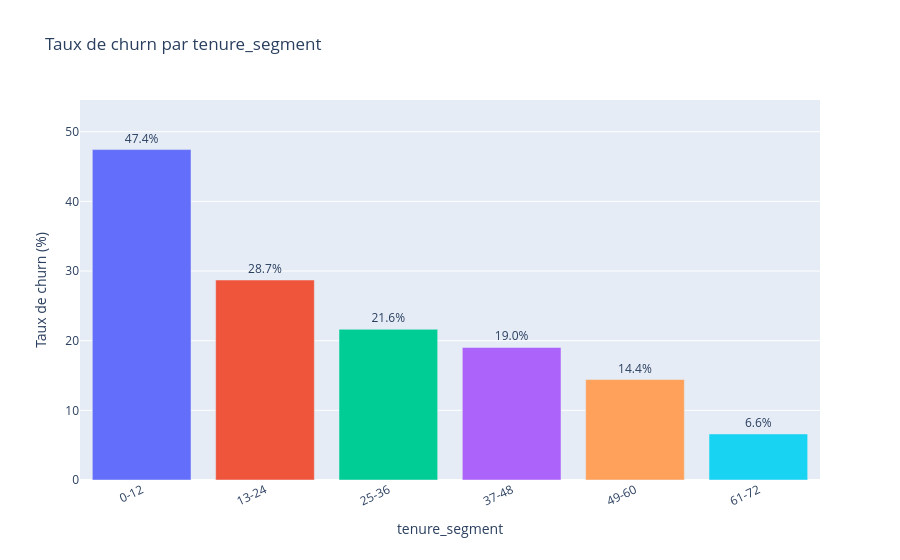
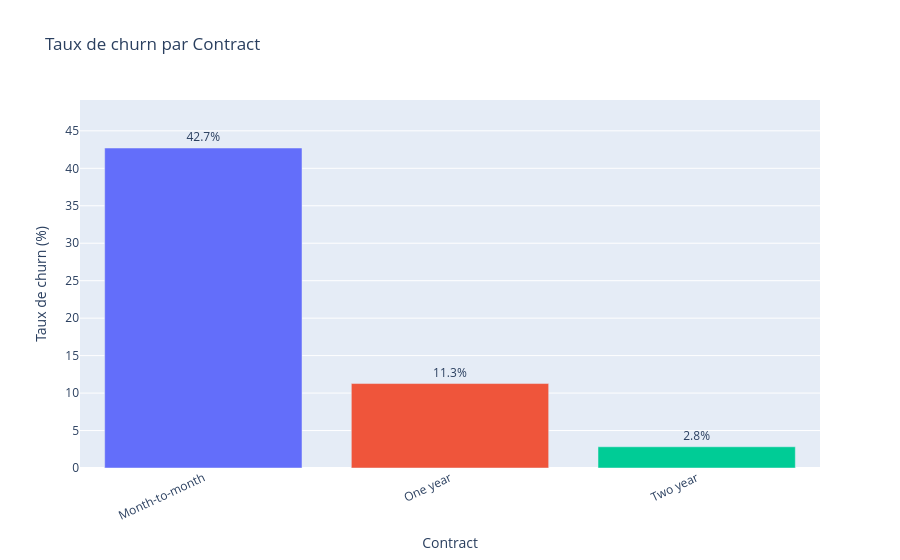
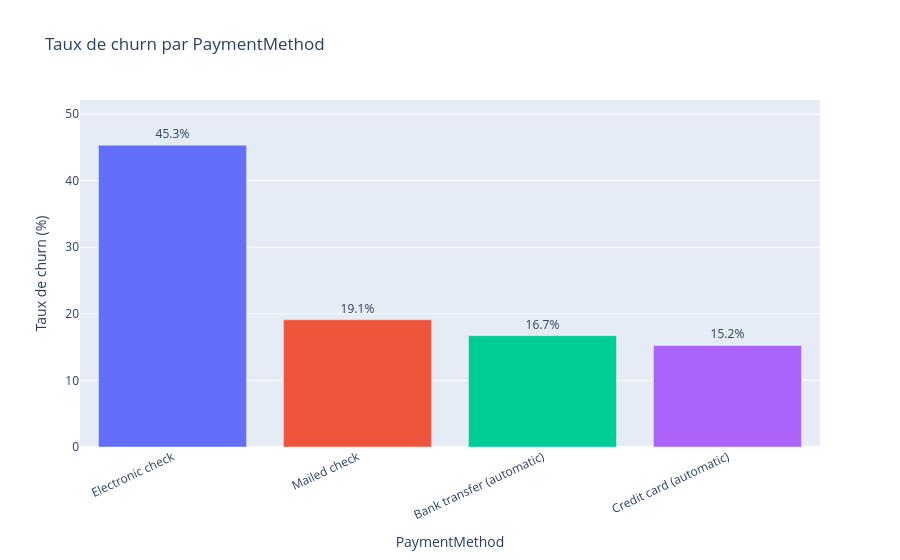
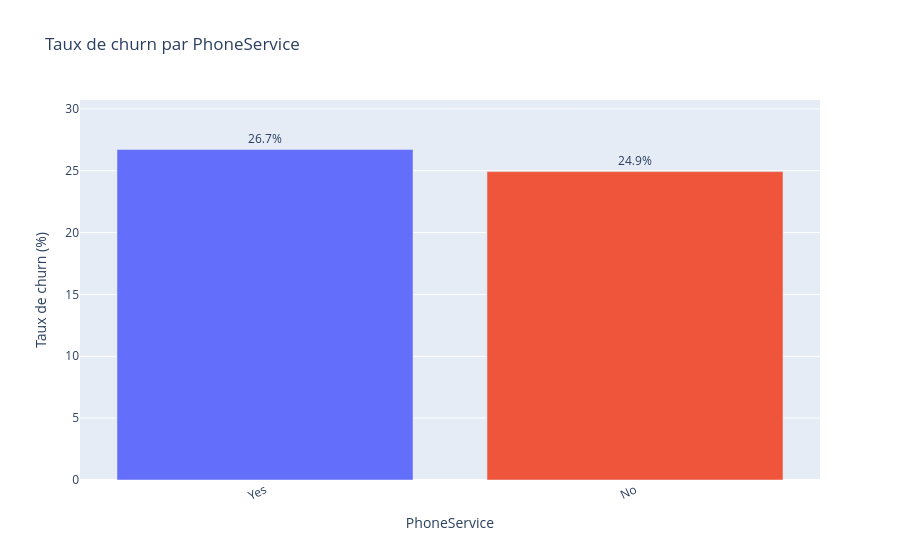

Notebook code for these charts, in order:
### Markdown cell above
Definition du protocole d'evalutaion

Split : train / validation / test (stratifié  Churn)
Métriques : ROC-AUC, Precision, Recall, F1-score
Déséquilibre : prise en compte via l’analyse de ces métriques (notamment Recall/F1 sur churn)

### Code cell
def plot_churn_rate_bar(data, segment_col, title=None):
    """
    Calcule et affiche le taux de churn par segment sous forme de bar chart Plotly.

    La fonction s'appuie sur la colonne `Churn_num` (0 = non churn, 1 = churn),
    agrège par `segment_col`, convertit la moyenne en pourcentage, imprime le
    tableau résultant, puis affiche un graphique en barres trié du taux le plus
    élevé au plus faible.

    Parameters
    ----------
    data : pandas.DataFrame
        DataFrame contenant au minimum les colonnes `Churn_num` et `segment_col`.
    segment_col : str
        Colonne de segmentation utilisée pour le groupement
        (ex. `Contract`, `PaymentMethod`, `tenure_segment`).
    title : str, optional
        Titre personnalisé du graphique. Si `None`, un titre par défaut est utilisé.

    Returns
    -------
    None
        La fonction affiche le tableau agrégé dans la console et le graphique Plotly.
    """
    
    
    
    
    tmp = (
        data.groupby(segment_col, dropna=False)["Churn_num"]
            .mean()
            .mul(100)
            .reset_index(name="churn_rate")
            .sort_values("churn_rate", ascending=False)
    )

    print(f"\n--- {segment_col} ---")
    print(tmp)

    fig = px.bar(
        tmp,
        x=segment_col,
        y="churn_rate",
        color=segment_col,  # une couleur différente par barre
        text=tmp["churn_rate"].round(1).astype(str) + "%",
        labels={segment_col: segment_col, "churn_rate": "Taux de churn (%)"},
        title=title or f"Taux de churn par {segment_col}"
    )

    fig.update_traces(textposition="outside")
    fig.update_layout(
        showlegend=False,
        xaxis_tickangle=-25,
        yaxis_range=[0, max(5, tmp["churn_rate"].max() * 1.15)]
    )
    fig.show()


# Churn yes/no -> 0/1
df["Churn_num"] = (df["Churn"]
                    .astype(str).str.strip().str.lower()
                    .map({"yes": 1, "no": 0,"1": 1, "0": 0,"true": 1, "false": 0
                    })
                    )



# Segment tenure
bins = [0, 12, 24, 36, 48, 60, 72]
labels = ["0-12", "13-24", "25-36", "37-48", "49-60", "61-72"]
df["tenure_segment"] = pd.cut(df["tenure"], bins=bins, labels=labels, include_lowest=True)

# Génération de tous les graphes
segments = [
    "tenure_segment",
    "Contract",
    "PaymentMethod",
    "PhoneService",
    "OnlineSecurity",
    "MultipleLines"
]

for col in segments:
    if col in df.columns:
        plot_churn_rate_bar(df, col, f"Taux de churn par {col}")
    else:
        print(f"Colonne absente: {col}")

### Figure 1 — Plotly figure (JSON) as saved in the notebook; plotly's stock layout.template omitted (floating-point values rounded to 4 significant figures)
{"data": [{"hovertemplate": "tenure_segment=%{x}<br>Taux de churn (%)=%{y}<br>text=%{text}<extra></extra>", "legendgroup": "0-12", "marker": {"color": "#636efa", "pattern": {"shape": ""}}, "name": "0-12", "orientation": "v", "showlegend": true, "text": ["47.4%"], "textposition": "outside", "type": "bar", "x": ["0-12"], "xaxis": "x", "y": [47.44], "yaxis": "y"}, {"hovertemplate": "tenure_segment=%{x}<br>Taux de churn (%)=%{y}<br>text=%{text}<extra></extra>", "legendgroup": "13-24", "marker": {"color": "#EF553B", "pattern": {"shape": ""}}, "name": "13-24", "orientation": "v", "showlegend": true, "text": ["28.7%"], "textposition": "outside", "type": "bar", "x": ["13-24"], "xaxis": "x", "y": [28.71], "yaxis": "y"}, {"hovertemplate": "tenure_segment=%{x}<br>Taux de churn (%)=%{y}<br>text=%{text}<extra></extra>", "legendgroup": "25-36", "marker": {"color": "#00cc96", "pattern": {"shape": ""}}, "name": "25-36", "orientation": "v", "showlegend": true, "text": ["21.6%"], "textposition": "outside", "type": "bar", "x": ["25-36"], "xaxis": "x", "y": [21.63], "yaxis": "y"}, {"hovertemplate": "tenure_segment=%{x}<br>Taux de churn (%)=%{y}<br>text=%{text}<extra></extra>", "legendgroup": "37-48", "marker": {"color": "#ab63fa", "pattern": {"shape": ""}}, "name": "37-48", "orientation": "v", "showlegend": true, "text": ["19.0%"], "textposition": "outside", "type": "bar", "x": ["37-48"], "xaxis": "x", "y": [19.03], "yaxis": "y"}, {"hovertemplate": "tenure_segment=%{x}<br>Taux de churn (%)=%{y}<br>text=%{text}<extra></extra>", "legendgroup": "49-60", "marker": {"color": "#FFA15A", "pattern": {"shape": ""}}, "name": "49-60", "orientation": "v", "showlegend": true, "text": ["14.4%"], "textposition": "outside", "type": "bar", "x": ["49-60"], "xaxis": "x", "y": [14.42], "yaxis": "y"}, {"hovertemplate": "tenure_segment=%{x}<br>Taux de churn (%)=%{y}<br>text=%{text}<extra></extra>", "legendgroup": "61-72", "marker": {"color": "#19d3f3", "pattern": {"shape": ""}}, "name": "61-72", "orientation": "v", "showlegend": true, "text": ["6.6%"], "textposition": "outside", "type": "bar", "x": ["61-72"], "xaxis": "x", "y": [6.61], "yaxis": "y"}], "layout": {"barmode": "relative", "legend": {"title": {"text": "tenure_segment"}, "tracegroupgap": 0}, "showlegend": false, "title": {"text": "Taux de churn par tenure_segment"}, "xaxis": {"anchor": "y", "categoryarray": ["0-12", "13-24", "25-36", "37-48", "49-60", "61-72"], "categoryorder": "array", "domain": [0, 1], "tickangle": -25, "title": {"text": "tenure_segment"}}, "yaxis": {"anchor": "x", "domain": [0, 1], "range": [0, 54.55], "title": {"text": "Taux de churn (%)"}}}}

### Figure 2 — Plotly figure (JSON) as saved in the notebook; plotly's stock layout.template omitted (floating-point values rounded to 4 significant figures)
{"data": [{"hovertemplate": "Contract=%{x}<br>Taux de churn (%)=%{y}<br>text=%{text}<extra></extra>", "legendgroup": "Month-to-month", "marker": {"color": "#636efa", "pattern": {"shape": ""}}, "name": "Month-to-month", "orientation": "v", "showlegend": true, "text": ["42.7%"], "textposition": "outside", "type": "bar", "x": ["Month-to-month"], "xaxis": "x", "y": [42.71], "yaxis": "y"}, {"hovertemplate": "Contract=%{x}<br>Taux de churn (%)=%{y}<br>text=%{text}<extra></extra>", "legendgroup": "One year", "marker": {"color": "#EF553B", "pattern": {"shape": ""}}, "name": "One year", "orientation": "v", "showlegend": true, "text": ["11.3%"], "textposition": "outside", "type": "bar", "x": ["One year"], "xaxis": "x", "y": [11.27], "yaxis": "y"}, {"hovertemplate": "Contract=%{x}<br>Taux de churn (%)=%{y}<br>text=%{text}<extra></extra>", "legendgroup": "Two year", "marker": {"color": "#00cc96", "pattern": {"shape": ""}}, "name": "Two year", "orientation": "v", "showlegend": true, "text": ["2.8%"], "textposition": "outside", "type": "bar", "x": ["Two year"], "xaxis": "x", "y": [2.832], "yaxis": "y"}], "layout": {"barmode": "relative", "legend": {"title": {"text": "Contract"}, "tracegroupgap": 0}, "showlegend": false, "title": {"text": "Taux de churn par Contract"}, "xaxis": {"anchor": "y", "categoryarray": ["Month-to-month", "One year", "Two year"], "categoryorder": "array", "domain": [0, 1], "tickangle": -25, "title": {"text": "Contract"}}, "yaxis": {"anchor": "x", "domain": [0, 1], "range": [0, 49.12], "title": {"text": "Taux de churn (%)"}}}}

### Figure 3 — Plotly figure (JSON) as saved in the notebook; plotly's stock layout.template omitted (floating-point values rounded to 4 significant figures)
{"data": [{"hovertemplate": "PaymentMethod=%{x}<br>Taux de churn (%)=%{y}<br>text=%{text}<extra></extra>", "legendgroup": "Electronic check", "marker": {"color": "#636efa", "pattern": {"shape": ""}}, "name": "Electronic check", "orientation": "v", "showlegend": true, "text": ["45.3%"], "textposition": "outside", "type": "bar", "x": ["Electronic check"], "xaxis": "x", "y": [45.29], "yaxis": "y"}, {"hovertemplate": "PaymentMethod=%{x}<br>Taux de churn (%)=%{y}<br>text=%{text}<extra></extra>", "legendgroup": "Mailed check", "marker": {"color": "#EF553B", "pattern": {"shape": ""}}, "name": "Mailed check", "orientation": "v", "showlegend": true, "text": ["19.1%"], "textposition": "outside", "type": "bar", "x": ["Mailed check"], "xaxis": "x", "y": [19.11], "yaxis": "y"}, {"hovertemplate": "PaymentMethod=%{x}<br>Taux de churn (%)=%{y}<br>text=%{text}<extra></extra>", "legendgroup": "Bank transfer (automatic)", "marker": {"color": "#00cc96", "pattern": {"shape": ""}}, "name": "Bank transfer (automatic)", "orientation": "v", "showlegend": true, "text": ["16.7%"], "textposition": "outside", "type": "bar", "x": ["Bank transfer (automatic)"], "xaxis": "x", "y": [16.71], "yaxis": "y"}, {"hovertemplate": "PaymentMethod=%{x}<br>Taux de churn (%)=%{y}<br>text=%{text}<extra></extra>", "legendgroup": "Credit card (automatic)", "marker": {"color": "#ab63fa", "pattern": {"shape": ""}}, "name": "Credit card (automatic)", "orientation": "v", "showlegend": true, "text": ["15.2%"], "textposition": "outside", "type": "bar", "x": ["Credit card (automatic)"], "xaxis": "x", "y": [15.24], "yaxis": "y"}], "layout": {"barmode": "relative", "legend": {"title": {"text": "PaymentMethod"}, "tracegroupgap": 0}, "showlegend": false, "title": {"text": "Taux de churn par PaymentMethod"}, "xaxis": {"anchor": "y", "categoryarray": ["Electronic check", "Mailed check", "Bank transfer (automatic)", "Credit card (automatic)"], "categoryorder": "array", "domain": [0, 1], "tickangle": -25, "title": {"text": "PaymentMethod"}}, "yaxis": {"anchor": "x", "domain": [0, 1], "range": [0, 52.08], "title": {"text": "Taux de churn (%)"}}}}

### Figure 4 — Plotly figure (JSON) as saved in the notebook; plotly's stock layout.template omitted (floating-point values rounded to 4 significant figures)
{"data": [{"hovertemplate": "PhoneService=%{x}<br>Taux de churn (%)=%{y}<br>text=%{text}<extra></extra>", "legendgroup": "Yes", "marker": {"color": "#636efa", "pattern": {"shape": ""}}, "name": "Yes", "orientation": "v", "showlegend": true, "text": ["26.7%"], "textposition": "outside", "type": "bar", "x": ["Yes"], "xaxis": "x", "y": [26.71], "yaxis": "y"}, {"hovertemplate": "PhoneService=%{x}<br>Taux de churn (%)=%{y}<br>text=%{text}<extra></extra>", "legendgroup": "No", "marker": {"color": "#EF553B", "pattern": {"shape": ""}}, "name": "No", "orientation": "v", "showlegend": true, "text": ["24.9%"], "textposition": "outside", "type": "bar", "x": ["No"], "xaxis": "x", "y": [24.93], "yaxis": "y"}], "layout": {"barmode": "relative", "legend": {"title": {"text": "PhoneService"}, "tracegroupgap": 0}, "showlegend": false, "title": {"text": "Taux de churn par PhoneService"}, "xaxis": {"anchor": "y", "categoryarray": ["Yes", "No"], "categoryorder": "array", "domain": [0, 1], "tickangle": -25, "title": {"text": "PhoneService"}}, "yaxis": {"anchor": "x", "domain": [0, 1], "range": [0, 30.72], "title": {"text": "Taux de churn (%)"}}}}
